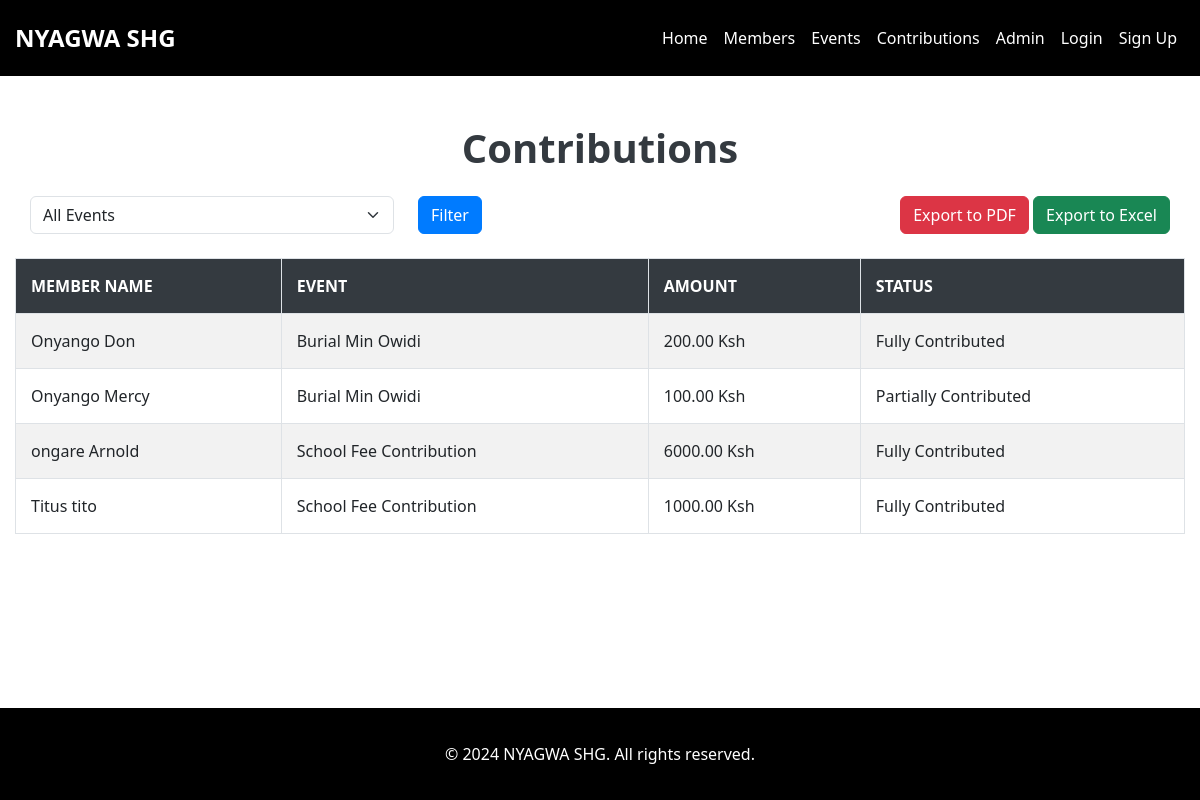
/contributions/, run on the app's committed database.
### members/models.py (models this page shows, shortened)
class Contribution(models.Model):
    member = models.ForeignKey(Member, related_name='contributions', on_delete=models.CASCADE)
    event = models.ForeignKey(Event, related_name='contributions', on_delete=models.CASCADE)
    amount = models.DecimalField(max_digits=10, decimal_places=2)
    @property
    def category(self):
        if self.amount >= self.event.required_amount:
            return 'Fully Contributed'
        elif 0 < self.amount < self.event.required_amount:
            return 'Partially Contributed'
        else:
            return 'No Contribution'

class Member(models.Model):
    surname = models.CharField(max_length=100)
    first_name = models.CharField(max_length=100)
    last_name = models.CharField(max_length=100)
    phone_number = models.CharField(max_length=15)
    birthdate = models.DateField(null=True, blank=True)
    email = models.EmailField(null=True, blank=True)
    location_type = models.CharField(
        max_length=10,
        choices=[('village', 'Village'), ('town', 'Town')],
        default='Unknown'
    )
    town_name = models.CharField(max_length=100, null=True, blank=True)
    has_children = models.BooleanField(null=True, blank=True)
    number_of_children = models.PositiveIntegerField(null=True, blank=True)
    date_of_registration = models.DateField(default=date.today, editable=False, null=True)
    def age(self):
        if self.birthdate:
            today = date.today()
            return today.year - self.birthdate.year - ((today.month, today.day) < (self.birthdate.month, self.birthdate.day))
        return None
    age.short_description = 'Age'  # This gives a name to the column in the admin

class Event(models.Model):
    name = models.CharField(max_length=200)
    date = models.DateField()
    required_amount = models.DecimalField(max_digits=10, decimal_places=2, default=200.00)

### members/views.py (the view)
# urls.py: path('contributions/', views.contributions_page, name='contributions_page'),
def contributions_page(request):
    selected_event = request.GET.get('event')
    events = Event.objects.all()
    if selected_event:
        contributions = Contribution.objects.filter(event__name=selected_event)
    else:
        contributions = Contribution.objects.all()
    context = {
        'contributions': contributions,
        'events': events,
        'selected_event': selected_event,
    }
    return render(request, 'contributions_page.html', context)

### members/templates/contributions_page.html (shortened to what this page needs)
{% extends 'base.html' %}
{% block content %}
<h1 class="text-center mb-4">Contributions</h1>
<div class="container mb-4">
    <form method="get">
        <div class="row">
            <div class="col-md-4">
                <select name="event" class="form-select" onchange="this.form.submit()">
                    <option value="">All Events</option>
                </select>
            </div>
            <div class="col-md-2">
                <button type="submit" class="btn btn-primary">Filter</button>
            </div>
            <div class="col-md-6 text-end">
                <a href="{% url 'export_contributions_pdf' %}?event={{ selected_event }}" class="btn btn-danger">Export to PDF</a>
                <a href="{% url 'export_contributions_excel' %}?event={{ selected_event }}" class="btn btn-success">Export to Excel</a>
            </div>
        </div>
    </form>
</div>
<div class="table-responsive">
    <table class="table table-striped table-bordered">
        <thead class="thead-dark">
            <tr>
                <th scope="col">Member Name</th>
                <th scope="col">Event</th>
                <th scope="col">Amount</th>
                <th scope="col">Status</th>
            </tr>
        </thead>
        <tbody>
            {% for contribution in contributions %}
            <tr>
                <td>{{ contribution.member.surname }} {{ contribution.member.first_name }}</td>
                <td>{{ contribution.event.name }}</td>
                <td>{{ contribution.amount }} Ksh</td>
                <td>{{ contribution.category }}</td>
            </tr>
            {% empty %}
            <tr>
                <td colspan="4" class="text-center">No contributions found</td>
            </tr>
            {% endfor %}
        </tbody>
    </table>
</div>
{% endblock %}

### static/css/styles.css (style rules this page uses)
.container { max-width: 1200px; padding-left: 15px; padding-right: 15px; }
h1 { font-size: 2.5rem; font-weight: 700; color: #343a40; margin-bottom: 2rem; text-align: center; }
.table-responsive { overflow-x: auto; -webkit-overflow-scrolling: touch; }
.table th, .table td { vertical-align: middle; text-align: left; white-space: nowrap; padding: 15px; }
.table thead th { background-color: #343a40; color: white; text-transform: uppercase; }
.table-striped tbody tr:nth-of-type(odd) { background-color: #f2f2f2; }
body, html { height: 100%; margin: 0; }
.btn-primary { background-color: #007bff; border-color: #007bff; }

### data on the page
Contribution: member.surname "Onyango", member.first_name "Don", event.name "Burial Min Owidi", amount "200.00", category "Fully Contributed"
Contribution: member.surname "Onyango", member.first_name "Mercy", event.name "Burial Min Owidi", amount "100.00", category "Partially Contributed"
Contribution: member.surname "ongare", member.first_name "Arnold", event.name "School Fee Contribution", amount "6000.00", category "Fully Contributed"
Contribution: member.surname "Titus", member.first_name "tito", event.name "School Fee Contribution", amount "1000.00", category "Fully Contributed"
